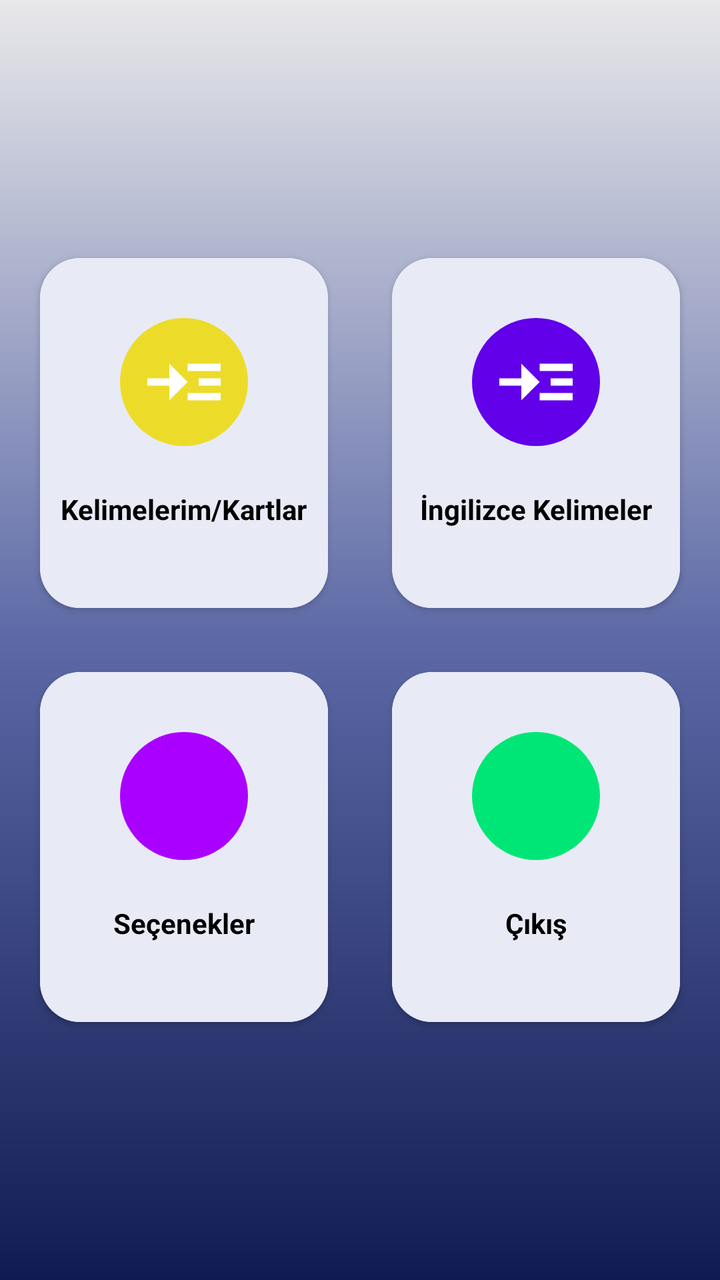
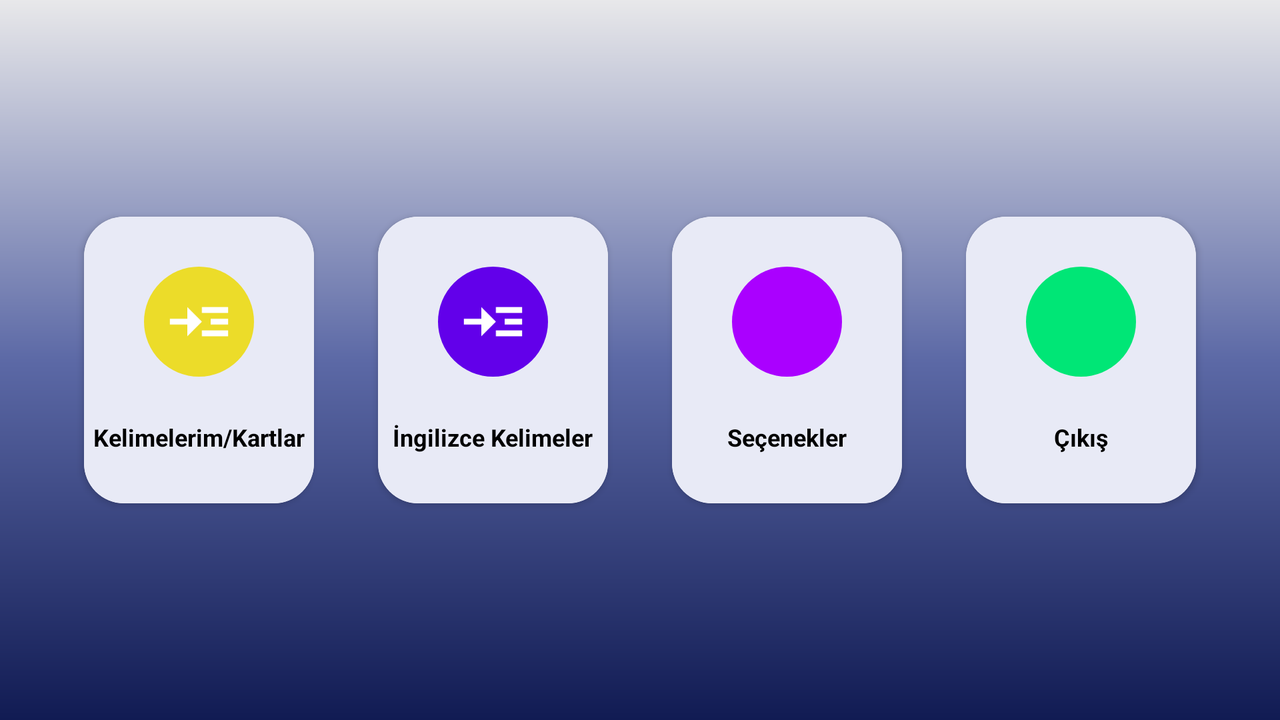

The same Android screen from two of the app's own layout files: first res/layout/ as a phone draws it, then the repository's variant for another configuration, drawn on a device whose configuration selects that folder. Both files follow.
<!-- AndroidManifest.xml: application theme SplashScreenTheme -->
<!-- res/layout/activity_main.xml -->
<?xml version="1.0" encoding="utf-8"?>
<androidx.constraintlayout.widget.ConstraintLayout xmlns:android="http://schemas.android.com/apk/res/android"
    xmlns:app="http://schemas.android.com/apk/res-auto"
    xmlns:tools="http://schemas.android.com/tools"
    android:layout_width="match_parent"

    android:layout_height="match_parent"
    android:background="@drawable/gradient"
    android:gravity="center"
    android:orientation="vertical"
    tools:context=".MainActivity">

    <ScrollView
        android:layout_width="wrap_content"
        android:layout_height="wrap_content"
        app:layout_constraintBottom_toBottomOf="parent"
        app:layout_constraintEnd_toEndOf="parent"
        app:layout_constraintHorizontal_bias="0.5"
        app:layout_constraintStart_toStartOf="parent"
        app:layout_constraintTop_toTopOf="parent">

        <androidx.constraintlayout.widget.ConstraintLayout
            android:layout_width="match_parent"
            android:layout_height="match_parent"
            app:layout_constraintBottom_toBottomOf="parent"
            app:layout_constraintEnd_toEndOf="parent"
            app:layout_constraintHorizontal_bias="0.5"
            app:layout_constraintStart_toStartOf="parent"
            app:layout_constraintTop_toTopOf="parent">

            <androidx.cardview.widget.CardView

                android:id="@+id/kelime_view"
                android:layout_width="wrap_content"
                android:layout_height="wrap_content"
                android:layout_margin="16dp"
                android:clickable="true"
                android:foreground="?android:attr/selectableItemBackground"
                app:cardCornerRadius="20dp"
                app:layout_constraintBottom_toTopOf="@+id/cikis_view"
                app:layout_constraintEnd_toEndOf="parent"
                app:layout_constraintHorizontal_bias="0.5"
                app:layout_constraintStart_toEndOf="@+id/kelimelerim_view"
                app:layout_constraintTop_toTopOf="parent">

                <androidx.constraintlayout.widget.ConstraintLayout
                    android:layout_width="match_parent"
                    android:layout_height="match_parent"
                    android:background="@drawable/gradient_cardview"
                    android:gravity="center"
                    android:orientation="vertical">

                    <ImageView
                        android:id="@+id/imageView5"
                        android:layout_width="64dp"
                        android:layout_height="64dp"
                        android:layout_marginStart="40dp"
                        android:layout_marginTop="30dp"
                        android:layout_marginEnd="40dp"
                        android:background="@drawable/background_purple"
                        android:padding="10dp"
                        app:layout_constraintEnd_toEndOf="parent"
                        app:layout_constraintHorizontal_bias="0.5"
                        app:layout_constraintStart_toStartOf="parent"
                        app:layout_constraintTop_toTopOf="parent"
                        app:srcCompat="@drawable/read_more" />

                    <TextView
                        android:layout_width="wrap_content"
                        android:layout_height="wrap_content"
                        android:layout_marginTop="22dp"
                        android:layout_marginBottom="40dp"
                        android:text="İngilizce Kelimeler"
                        android:textColor="@color/yazilar"
                        android:textStyle="bold"
                        app:layout_constraintBottom_toBottomOf="parent"
                        app:layout_constraintEnd_toEndOf="parent"
                        app:layout_constraintHorizontal_bias="0.5"
                        app:layout_constraintStart_toStartOf="parent"
                        app:layout_constraintTop_toBottomOf="@+id/imageView5" />

                </androidx.constraintlayout.widget.ConstraintLayout>

            </androidx.cardview.widget.CardView>

            <androidx.cardview.widget.CardView
                android:id="@+id/secenekler_view"
                android:layout_width="wrap_content"
                android:layout_height="wrap_content"
                android:layout_margin="16dp"
                android:clickable="true"
                android:foreground="?android:attr/selectableItemBackground"
                app:cardCornerRadius="20dp"
                app:layout_constraintBottom_toBottomOf="parent"
                app:layout_constraintEnd_toStartOf="@+id/cikis_view"
                app:layout_constraintHorizontal_bias="0.5"
                app:layout_constraintStart_toStartOf="parent"
                app:layout_constraintTop_toBottomOf="@+id/kelimelerim_view">

                <androidx.constraintlayout.widget.ConstraintLayout
                    android:layout_width="match_parent"
                    android:layout_height="match_parent"
                    android:background="@drawable/gradient_cardview"
                    android:gravity="center"
                    android:orientation="vertical">

                    <ImageView
                        android:id="@+id/imageView6"
                        android:layout_width="64dp"
                        android:layout_height="64dp"
                        android:layout_marginStart="40dp"
                        android:layout_marginTop="30dp"
                        android:layout_marginEnd="40dp"
                        android:background="@drawable/background_pink"
                        android:padding="10dp"
                        android:src="@drawable/settings"
                        app:layout_constraintEnd_toEndOf="parent"
                        app:layout_constraintHorizontal_bias="0.5"
                        app:layout_constraintStart_toStartOf="parent"
                        app:layout_constraintTop_toTopOf="parent" />

                    <TextView
                        android:layout_width="wrap_content"
                        android:layout_height="wrap_content"
                        android:layout_marginTop="22dp"
                        android:layout_marginBottom="40dp"
                        android:text="Seçenekler"
                        android:textColor="@color/yazilar"
                        android:textStyle="bold"
                        app:layout_constraintBottom_toBottomOf="parent"
                        app:layout_constraintEnd_toEndOf="parent"
                        app:layout_constraintHorizontal_bias="0.5"
                        app:layout_constraintStart_toStartOf="parent"
                        app:layout_constraintTop_toBottomOf="@+id/imageView6" />

                </androidx.constraintlayout.widget.ConstraintLayout>
            </androidx.cardview.widget.CardView>

            <androidx.cardview.widget.CardView
                android:id="@+id/cikis_view"
                android:layout_width="wrap_content"
                android:layout_height="wrap_content"
                android:layout_margin="16dp"
                android:clickable="true"
                android:foreground="?android:attr/selectableItemBackground"
                app:cardCornerRadius="20dp"
                app:layout_constraintBottom_toBottomOf="parent"
                app:layout_constraintEnd_toEndOf="parent"
                app:layout_constraintHorizontal_bias="0.5"
                app:layout_constraintStart_toEndOf="@+id/secenekler_view"
                app:layout_constraintTop_toBottomOf="@+id/kelime_view">

                <androidx.constraintlayout.widget.ConstraintLayout
                    android:layout_width="match_parent"
                    android:layout_height="match_parent"
                    android:background="@drawable/gradient_cardview"
                    android:gravity="center"
                    android:orientation="vertical">

                    <ImageView
                        android:id="@+id/imageView7"
                        android:layout_width="64dp"
                        android:layout_height="64dp"
                        android:layout_marginStart="40dp"
                        android:layout_marginTop="30dp"
                        android:layout_marginEnd="40dp"
                        android:background="@drawable/background_green"
                        android:padding="10dp"
                        android:src="@drawable/exit"
                        app:layout_constraintEnd_toEndOf="parent"
                        app:layout_constraintHorizontal_bias="0.5"
                        app:layout_constraintStart_toStartOf="parent"
                        app:layout_constraintTop_toTopOf="parent" />

                    <TextView
                        android:layout_width="wrap_content"
                        android:layout_height="wrap_content"
                        android:layout_marginTop="22dp"
                        android:layout_marginBottom="40dp"
                        android:text="Çıkış"
                        android:textColor="@color/yazilar"
                        android:textStyle="bold"
                        app:layout_constraintBottom_toBottomOf="parent"
                        app:layout_constraintEnd_toEndOf="parent"
                        app:layout_constraintHorizontal_bias="0.5"
                        app:layout_constraintStart_toStartOf="parent"
                        app:layout_constraintTop_toBottomOf="@+id/imageView7" />

                </androidx.constraintlayout.widget.ConstraintLayout>
            </androidx.cardview.widget.CardView>

            <androidx.cardview.widget.CardView
                android:id="@+id/kelimelerim_view"
                android:layout_width="wrap_content"
                android:layout_height="wrap_content"
                android:layout_margin="16dp"
                android:clickable="true"
                android:foreground="?android:attr/selectableItemBackground"
                app:cardCornerRadius="20dp"
                app:layout_constraintBottom_toTopOf="@+id/secenekler_view"
                app:layout_constraintEnd_toStartOf="@+id/kelime_view"
                app:layout_constraintHorizontal_bias="0.5"
                app:layout_constraintStart_toStartOf="parent"
                app:layout_constraintTop_toTopOf="parent">

                <androidx.constraintlayout.widget.ConstraintLayout
                    android:layout_width="match_parent"
                    android:layout_height="match_parent"
                    android:background="@drawable/gradient_cardview"
                    android:gravity="center"
                    android:orientation="vertical">

                    <ImageView
                        android:id="@+id/imageView4"
                        android:layout_width="64dp"
                        android:layout_height="64dp"
                        android:layout_marginStart="40dp"
                        android:layout_marginTop="30dp"
                        android:layout_marginEnd="40dp"
                        android:background="@drawable/background_yellow"
                        android:padding="10dp"
                        app:layout_constraintEnd_toEndOf="parent"
                        app:layout_constraintHorizontal_bias="0.5"
                        app:layout_constraintStart_toStartOf="parent"
                        app:layout_constraintTop_toTopOf="parent"
                        app:srcCompat="@drawable/read_more" />

                    <TextView
                        android:layout_width="wrap_content"
                        android:layout_height="wrap_content"
                        android:layout_marginTop="22dp"
                        android:layout_marginBottom="40dp"
                        android:text="Kelimelerim/Kartlar"
                        android:textColor="@color/yazilar"
                        android:textStyle="bold"
                        app:layout_constraintBottom_toBottomOf="parent"
                        app:layout_constraintEnd_toEndOf="parent"
                        app:layout_constraintHorizontal_bias="0.5"
                        app:layout_constraintStart_toStartOf="parent"
                        app:layout_constraintTop_toBottomOf="@+id/imageView4" />

                </androidx.constraintlayout.widget.ConstraintLayout>

            </androidx.cardview.widget.CardView>
        </androidx.constraintlayout.widget.ConstraintLayout>
    </ScrollView>


</androidx.constraintlayout.widget.ConstraintLayout>
<!-- resources referenced by this layout -->
<resources>
  <color name="yazilar">#000000</color>
  <!-- drawable background_green (drawable) -->
  <?xml version="1.0" encoding="utf-8"?>
  <shape xmlns:android="http://schemas.android.com/apk/res/android"
      android:shape="oval">
      <solid android:color="#00E676"></solid>
  
  </shape>
  <!-- drawable background_pink (drawable) -->
  <?xml version="1.0" encoding="utf-8"?>
  <shape xmlns:android="http://schemas.android.com/apk/res/android"
      android:shape="oval">
      <solid android:color="#AA00FF"></solid>
  
  </shape>
  <!-- drawable background_purple (drawable) -->
  <?xml version="1.0" encoding="utf-8"?>
  <shape xmlns:android="http://schemas.android.com/apk/res/android"
      android:shape="oval">
  <solid android:color="#6200EA"></solid>
  </shape>
  <!-- drawable background_yellow (drawable) -->
  <?xml version="1.0" encoding="utf-8"?>
  <shape xmlns:android="http://schemas.android.com/apk/res/android"
      android:shape="oval">
  <solid android:color="#ECDC29"></solid>
  
  </shape>
  <!-- drawable gradient (drawable) -->
  <?xml version="1.0" encoding="utf-8"?>
  <shape xmlns:android="http://schemas.android.com/apk/res/android"
      android:shape="rectangle">
      <gradient
          android:startColor="#E8E8EA"
          android:centerColor="#5C69A6"
          android:endColor="#111B53"
  
          android:angle="270"/>
  
  </shape>
  <!-- drawable gradient_cardview (drawable) -->
  <?xml version="1.0" encoding="utf-8"?>
  <shape xmlns:android="http://schemas.android.com/apk/res/android"
      android:shape="rectangle">
      <gradient
          android:angle="270"
          android:startColor="#e8eaf6"
          android:centerColor="#e8eaf6"
          android:endColor="#e8eaf6"
         />
  
  
  </shape>
  <!-- drawable read_more (drawable) -->
  <vector android:height="24dp" android:tint="#FFFFFFFF"
      android:viewportHeight="24" android:viewportWidth="24"
      android:width="24dp" xmlns:android="http://schemas.android.com/apk/res/android">
      <path android:fillColor="@android:color/white" android:pathData="M13,7h9v2h-9z"/>
      <path android:fillColor="@android:color/white" android:pathData="M13,15h9v2h-9z"/>
      <path android:fillColor="@android:color/white" android:pathData="M16,11h6v2h-6z"/>
      <path android:fillColor="@android:color/white" android:pathData="M13,12l-5,-5l0,4l-6,0l0,2l6,0l0,4z"/>
  </vector>
  <style name="SplashScreenTheme" parent="Theme.PT1">
          <item name="android:windowBackground">@drawable/splash_image</item>
      </style>
  <style name="Theme.PT1" parent="Theme.MaterialComponents.DayNight.DarkActionBar">
          
          <item name="colorPrimary">@color/purple_200</item>
          <item name="colorPrimaryVariant">@color/statusbar</item>
          <item name="colorOnPrimary">@color/white</item>
          
          <item name="colorSecondary">@color/teal_200</item>
          <item name="colorSecondaryVariant">@color/teal_700</item>
          <item name="colorOnSecondary">@color/black</item>
          
          <item name="android:statusBarColor" tools:targetApi="l">?attr/colorPrimaryVariant</item>
          
  
          <item name="android:forceDarkAllowed" tools:targetApi="q">false</item>
  
          <item name="windowNoTitle">true</item>
          <item name="windowActionBar">false</item>
      </style>
  <!-- drawable splash_image (drawable) -->
  <?xml version="1.0" encoding="utf-8"?>
  <layer-list xmlns:android="http://schemas.android.com/apk/res/android">
  <item android:drawable="@color/splashScreenColor"/>
      <item android:drawable="@drawable/splash_screen_logo"
          android:gravity="center" />
  
  
  
  </layer-list>
  <color name="purple_200">#000E5E</color>
  <color name="statusbar">#000E5E</color>
  <color name="white">#e8eaf6</color>
  <color name="teal_200">#000E5E</color>
  <color name="teal_700">#000E5E</color>
  <color name="black">#FF000000</color>
  <color name="splashScreenColor">#30396C</color>
</resources>
<!-- res/layout-land/activity_main.xml (the repository's variant of the layout above) -->
<!-- drawn on the phone turned sideways -->
<?xml version="1.0" encoding="utf-8"?>
<androidx.constraintlayout.widget.ConstraintLayout xmlns:android="http://schemas.android.com/apk/res/android"
    xmlns:app="http://schemas.android.com/apk/res-auto"
    xmlns:tools="http://schemas.android.com/tools"
    android:layout_width="match_parent"
    android:layout_height="match_parent"
    android:background="@drawable/gradient"
    android:gravity="center"
    android:orientation="vertical"
    tools:context=".MainActivity">

    <HorizontalScrollView
        android:layout_width="wrap_content"
        android:layout_height="wrap_content"
        app:layout_constraintBottom_toBottomOf="parent"
        app:layout_constraintEnd_toEndOf="parent"
        app:layout_constraintHorizontal_bias="0.5"
        app:layout_constraintStart_toStartOf="parent"
        app:layout_constraintTop_toTopOf="parent">

        <androidx.constraintlayout.widget.ConstraintLayout
            android:layout_width="match_parent"
            android:layout_height="match_parent"
            app:layout_constraintBottom_toBottomOf="parent"
            app:layout_constraintEnd_toEndOf="parent"
            app:layout_constraintHorizontal_bias="0.5"
            app:layout_constraintStart_toStartOf="parent"
            app:layout_constraintTop_toTopOf="parent">

            <androidx.cardview.widget.CardView
                android:id="@+id/kelimelerim_view"
                android:layout_width="wrap_content"
                android:layout_height="wrap_content"
                android:layout_margin="16dp"
                android:clickable="true"
                android:foreground="?android:attr/selectableItemBackground"
                app:cardCornerRadius="20dp"
                app:layout_constraintBottom_toBottomOf="parent"
                app:layout_constraintEnd_toStartOf="@+id/kelime_view"
                app:layout_constraintHorizontal_bias="0.5"
                app:layout_constraintStart_toStartOf="parent"
                app:layout_constraintTop_toTopOf="parent">

                <androidx.constraintlayout.widget.ConstraintLayout
                    android:layout_width="match_parent"
                    android:layout_height="match_parent"
                    android:background="@drawable/gradient_cardview"
                    android:gravity="center"
                    android:orientation="vertical">

                    <ImageView
                        android:id="@+id/imageView4"
                        android:layout_width="55dp"
                        android:layout_height="55dp"
                        android:layout_marginStart="30dp"
                        android:layout_marginTop="25dp"
                        android:layout_marginEnd="30dp"
                        android:background="@drawable/background_yellow"
                        android:padding="10dp"
                        app:layout_constraintEnd_toEndOf="parent"
                        app:layout_constraintHorizontal_bias="0.5"
                        app:layout_constraintStart_toStartOf="parent"
                        app:layout_constraintTop_toTopOf="parent"
                        app:srcCompat="@drawable/read_more" />

                    <TextView
                        android:id="@+id/textView3"
                        android:layout_width="wrap_content"
                        android:layout_height="wrap_content"
                        android:layout_marginTop="22dp"
                        android:layout_marginBottom="25dp"
                        android:text="Kelimelerim/Kartlar"
                        android:textColor="@color/yazilar"
                        android:textSize="12dp"
                        android:textStyle="bold"
                        app:layout_constraintBottom_toBottomOf="parent"
                        app:layout_constraintEnd_toEndOf="parent"
                        app:layout_constraintHorizontal_bias="0.5"
                        app:layout_constraintStart_toStartOf="parent"
                        app:layout_constraintTop_toBottomOf="@+id/imageView4" />

                </androidx.constraintlayout.widget.ConstraintLayout>

            </androidx.cardview.widget.CardView>

            <androidx.cardview.widget.CardView
                android:id="@+id/cikis_view"
                android:layout_width="wrap_content"
                android:layout_height="wrap_content"
                android:layout_margin="16dp"
                android:clickable="true"
                android:foreground="?android:attr/selectableItemBackground"
                app:cardCornerRadius="20dp"
                app:layout_constraintBottom_toBottomOf="parent"
                app:layout_constraintEnd_toEndOf="parent"
                app:layout_constraintHorizontal_bias="0.5"
                app:layout_constraintStart_toEndOf="@+id/secenekler_view"
                app:layout_constraintTop_toTopOf="parent">

                <androidx.constraintlayout.widget.ConstraintLayout
                    android:layout_width="match_parent"
                    android:layout_height="match_parent"
                    android:background="@drawable/gradient_cardview"
                    android:gravity="center"
                    android:orientation="vertical">

                    <ImageView
                        android:id="@+id/imageView7"
                        android:layout_width="55dp"
                        android:layout_height="55dp"
                        android:layout_marginStart="30dp"
                        android:layout_marginTop="25dp"
                        android:layout_marginEnd="30dp"
                        android:background="@drawable/background_green"
                        android:padding="10dp"
                        android:src="@drawable/exit"
                        app:layout_constraintEnd_toEndOf="parent"
                        app:layout_constraintHorizontal_bias="0.5"
                        app:layout_constraintStart_toStartOf="parent"
                        app:layout_constraintTop_toTopOf="parent" />

                    <TextView
                        android:layout_width="wrap_content"
                        android:layout_height="wrap_content"
                        android:layout_marginTop="22dp"
                        android:layout_marginBottom="25dp"
                        android:text="Çıkış"
                        android:textColor="@color/yazilar"
                        android:textSize="12dp"
                        android:textStyle="bold"
                        app:layout_constraintBottom_toBottomOf="parent"
                        app:layout_constraintEnd_toEndOf="parent"
                        app:layout_constraintHorizontal_bias="0.5"
                        app:layout_constraintStart_toStartOf="parent"
                        app:layout_constraintTop_toBottomOf="@+id/imageView7" />

                </androidx.constraintlayout.widget.ConstraintLayout>
            </androidx.cardview.widget.CardView>

            <androidx.cardview.widget.CardView
                android:id="@+id/secenekler_view"
                android:layout_width="wrap_content"
                android:layout_height="wrap_content"
                android:layout_margin="16dp"
                android:clickable="true"
                android:foreground="?android:attr/selectableItemBackground"
                app:cardCornerRadius="20dp"
                app:layout_constraintBottom_toBottomOf="parent"
                app:layout_constraintEnd_toStartOf="@+id/cikis_view"
                app:layout_constraintHorizontal_bias="0.5"
                app:layout_constraintStart_toEndOf="@+id/kelime_view"
                app:layout_constraintTop_toTopOf="parent">

                <androidx.constraintlayout.widget.ConstraintLayout
                    android:layout_width="match_parent"
                    android:layout_height="match_parent"
                    android:background="@drawable/gradient_cardview"
                    android:gravity="center"
                    android:orientation="vertical">

                    <ImageView
                        android:id="@+id/imageView6"
                        android:layout_width="55dp"
                        android:layout_height="55dp"
                        android:layout_marginStart="30dp"
                        android:layout_marginTop="25dp"
                        android:layout_marginEnd="30dp"
                        android:background="@drawable/background_pink"
                        android:padding="10dp"
                        android:src="@drawable/settings"
                        app:layout_constraintEnd_toEndOf="parent"
                        app:layout_constraintHorizontal_bias="0.5"
                        app:layout_constraintStart_toStartOf="parent"
                        app:layout_constraintTop_toTopOf="parent" />

                    <TextView
                        android:layout_width="wrap_content"
                        android:layout_height="wrap_content"
                        android:layout_marginTop="22dp"
                        android:layout_marginBottom="25dp"
                        android:text="Seçenekler"
                        android:textColor="@color/yazilar"
                        android:textSize="12dp"
                        android:textStyle="bold"
                        app:layout_constraintBottom_toBottomOf="parent"
                        app:layout_constraintEnd_toEndOf="parent"
                        app:layout_constraintHorizontal_bias="0.5"
                        app:layout_constraintStart_toStartOf="parent"
                        app:layout_constraintTop_toBottomOf="@+id/imageView6" />

                </androidx.constraintlayout.widget.ConstraintLayout>
            </androidx.cardview.widget.CardView>

            <androidx.cardview.widget.CardView

                android:id="@+id/kelime_view"
                android:layout_width="wrap_content"
                android:layout_height="wrap_content"
                android:layout_margin="16dp"
                android:clickable="true"
                android:foreground="?android:attr/selectableItemBackground"
                app:cardCornerRadius="20dp"
                app:layout_constraintBottom_toBottomOf="parent"
                app:layout_constraintEnd_toStartOf="@+id/secenekler_view"
                app:layout_constraintHorizontal_bias="0.5"
                app:layout_constraintStart_toEndOf="@+id/kelimelerim_view"
                app:layout_constraintTop_toTopOf="parent">

                <androidx.constraintlayout.widget.ConstraintLayout
                    android:layout_width="match_parent"
                    android:layout_height="match_parent"
                    android:background="@drawable/gradient_cardview"
                    android:gravity="center"
                    android:orientation="vertical">

                    <ImageView
                        android:id="@+id/imageView5"
                        android:layout_width="55dp"
                        android:layout_height="55dp"
                        android:layout_marginStart="30dp"
                        android:layout_marginTop="25dp"
                        android:layout_marginEnd="30dp"
                        android:background="@drawable/background_purple"
                        android:padding="10dp"
                        app:layout_constraintEnd_toEndOf="parent"
                        app:layout_constraintHorizontal_bias="0.5"
                        app:layout_constraintStart_toStartOf="parent"
                        app:layout_constraintTop_toTopOf="parent"
                        app:srcCompat="@drawable/read_more" />

                    <TextView
                        android:layout_width="wrap_content"
                        android:layout_height="wrap_content"
                        android:layout_marginTop="22dp"
                        android:layout_marginBottom="25dp"
                        android:text="İngilizce Kelimeler"
                        android:textColor="@color/yazilar"
                        android:textSize="12dp"
                        android:textStyle="bold"
                        app:layout_constraintBottom_toBottomOf="parent"
                        app:layout_constraintEnd_toEndOf="parent"
                        app:layout_constraintHorizontal_bias="0.5"
                        app:layout_constraintStart_toStartOf="parent"
                        app:layout_constraintTop_toBottomOf="@+id/imageView5" />

                </androidx.constraintlayout.widget.ConstraintLayout>

            </androidx.cardview.widget.CardView>

        </androidx.constraintlayout.widget.ConstraintLayout>
    </HorizontalScrollView>


</androidx.constraintlayout.widget.ConstraintLayout>
